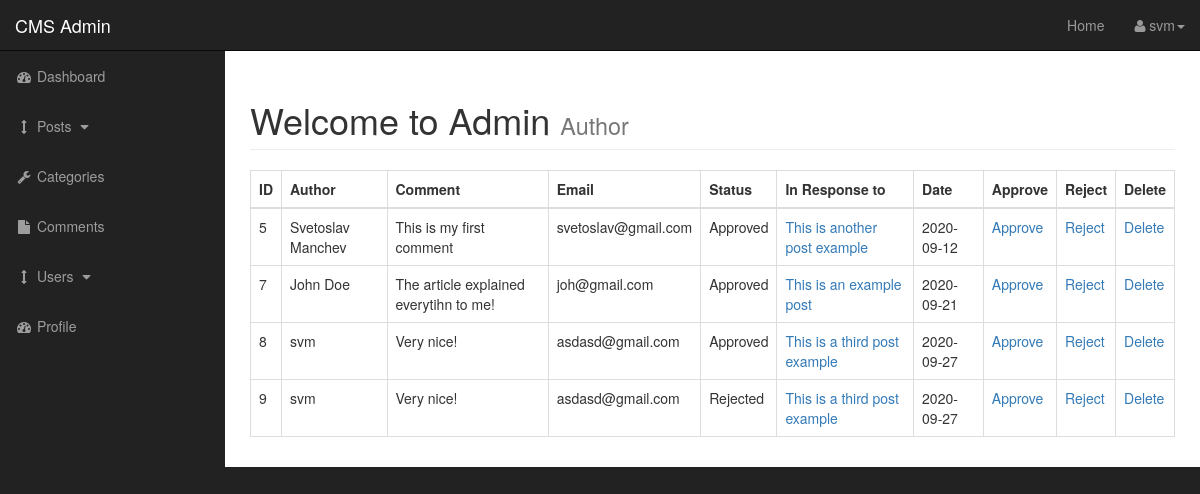
Before: /admin/comments.php (signed in) with the older database file.
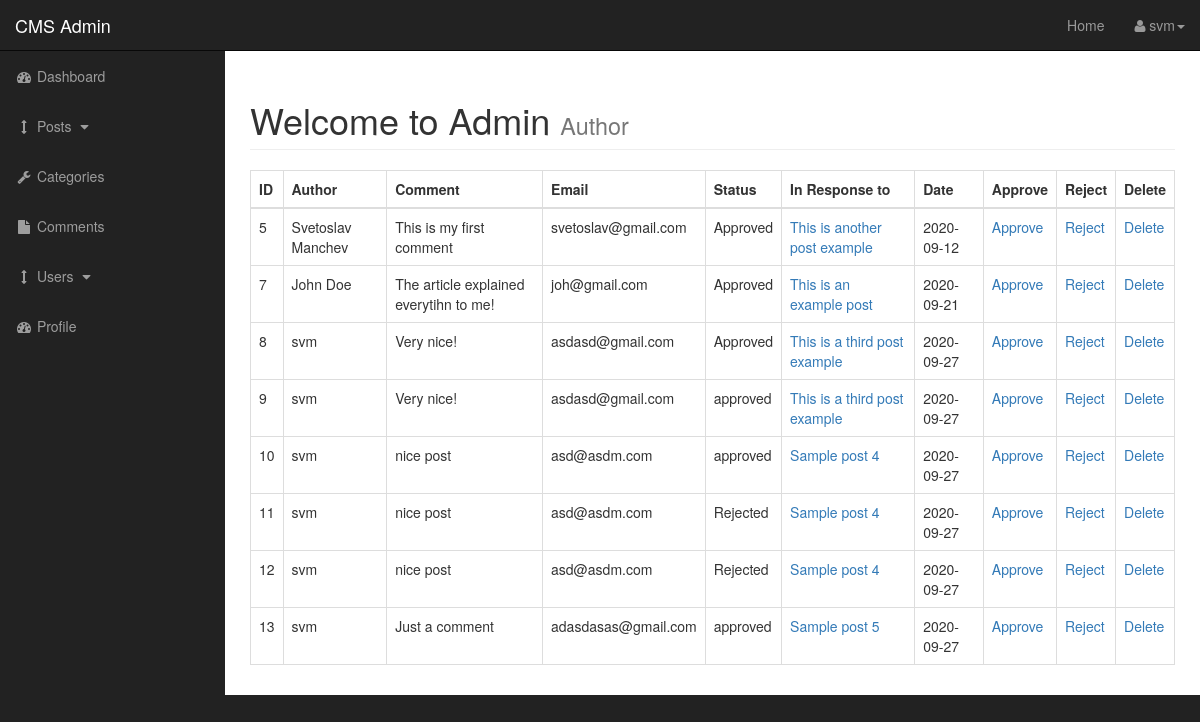
After: the same page with the newer database file.
### tables this page shows
CREATE TABLE `comments` (
  `comment_id` int(3) NOT NULL,
  `comment_post_id` int(3) NOT NULL,
  `comment_author` varchar(255) NOT NULL,
  `comment_email` varchar(255) NOT NULL,
  `comment_content` text NOT NULL,
  `comment_status` varchar(255) NOT NULL,
  `comment_date` date NOT NULL
);

CREATE TABLE `posts` (
  `post_id` int(11) NOT NULL,
  `post_category_id` int(11) NOT NULL,
  `post_title` varchar(255) NOT NULL,
  `post_author` varchar(255) NOT NULL,
  `post_date` date NOT NULL,
  `post_image` text NOT NULL,
  `post_content` text NOT NULL,
  `post_tags` varchar(255) NOT NULL,
  `post_comment_count` int(11) NOT NULL,
  `post_status` varchar(255) NOT NULL DEFAULT 'Draft'
);

### admin/includes/view_all_comments.php (the view, shortened to what this page needs)
<table class="table table-bordered table-hover">
    <thead>
        <tr>
            <th>ID</th>
            <th>Author</th>
            <th>Comment</th>
            <th>Email</th>
            <th>Status</th>
            <th>In Response to</th>
            <th>Date</th>
            <th>Approve</th>
            <th>Reject</th>
            <th>Delete</th>
        </tr>
    </thead>
    <tbody>
    <?php
    $query = "SELECT * FROM comments";
    $select_comments = mysqli_query($connection,$query);
    while($row = mysqli_fetch_assoc($select_comments)){
        $comment_id      = $row['comment_id'];
        $comment_post_id = $row['comment_post_id'];
        $comment_author  = $row['comment_author'];
        $comment_content = $row['comment_content'];
        $comment_email   = $row['comment_email'];
        $comment_status  = $row['comment_status'];
        $comment_date    = $row['comment_date'];
        echo "<tr>";
        echo "<td>$comment_id</td>";
        echo "<td>$comment_author</td>";
        echo "<td>$comment_content</td>";
        echo "<td>$comment_email</td>";
        echo "<td>$comment_status</td>";
        $query = "SELECT * FROM posts WHERE post_id = $comment_post_id";
        $select_post_id_query = mysqli_query($connection, $query);
        while($row = mysqli_fetch_assoc($select_post_id_query)){
            $post_id = $row['post_id'];
            $post_title = $row['post_title'];
            echo "<td><a href='../post.php?p_id=$post_id'>$post_title</a></td>";
        }
        echo "<td>$comment_date</td>";
        echo "<td><a href='comments.php?approve=$comment_id'>Approve</a></td>";
        echo "<td><a href='comments.php?reject=$comment_id'>Reject</a></td>";
        echo "<td><a href='comments.php?delete=$comment_id'>Delete</a></td>";
        echo "</tr>";
    }
    ?>
    </tbody>
</table>

### admin/includes/admin_header.php (shortened to what this page needs)
<!DOCTYPE html>
<html lang="en">
<head>
    <link href="css/bootstrap.min.css" rel="stylesheet">
    <link href="css/sb-admin.css" rel="stylesheet">
    <link href="font-awesome/css/font-awesome.min.css" rel="stylesheet" type="text/css">
</head>
<body>

### admin/comments.php (shortened to what this page needs)
<?php
    include "includes/admin_header.php";
?>
    <div id="wrapper">
        <?php include "includes/admin_navigation.php"; ?>
        <div id="page-wrapper">
            <div class="container-fluid">
                <div class="row">
                    <div class="col-lg-12">
                    <h1 class="page-header">
                            Welcome to Admin
                            <small>Author</small>
                        </h1>
                        <?php
                            if(isset($_GET['source'])){
                                $source = $_GET['source'];
                            } else {
                                $source = '';
                            }
                            switch($source){
                                default:
                                include "includes/view_all_comments.php";
                            }
                        ?>
                    </div>
                </div>
            </div>
        </div>
    </div>
</body>
</html>

### admin/includes/admin_navigation.php (shortened to what this page needs)
<nav class="navbar navbar-inverse navbar-fixed-top" role="navigation">
    <div class="navbar-header">
        <a class="navbar-brand" href="index.php">CMS Admin</a>
    </div>
    <ul class="nav navbar-right top-nav">
        <li><a href="../index.php">Home</a></li>
        <li class="dropdown">
            <a href="#" class="dropdown-toggle" data-toggle="dropdown"><i class="fa fa-user"></i> <?php echo $_SESSION['username']; ?><b class="caret"></b></a>
        </li>
    </ul>
    <div class="collapse navbar-collapse navbar-ex1-collapse">
        <ul class="nav navbar-nav side-nav">
            <li>
                <a href="index.php"><i class="fa fa-fw fa-dashboard"></i> Dashboard</a>
            </li>
            <li>
                <a href="javascript:;" data-toggle="collapse" data-target="#posts_dropdown"><i class="fa fa-fw fa-arrows-v"></i> Posts <i class="fa fa-fw fa-caret-down"></i></a>
            </li>
            <li>
                <a href="categories.php"><i class="fa fa-fw fa-wrench"></i> Categories</a>
            </li>
            <li class="">
                <a href="comments.php"><i class="fa fa-fw fa-file"></i> Comments</a>
            </li>
            <li>
                <a href="javascript:;" data-toggle="collapse" data-target="#demo"><i class="fa fa-fw fa-arrows-v"></i> Users <i class="fa fa-fw fa-caret-down"></i></a>
            </li>
            <li class="">
                <a href="profile.php"><i class="fa fa-fw fa-dashboard"></i> Profile</a>
            </li>
        </ul>
    </div>
</nav>

### admin/css/sb-admin.css (style rules this page uses)
body { margin-top: 100px; background-color: #222; }
@media (min-width:768px) { body { margin-top: 50px; } }
#wrapper { padding-left: 0; }
#page-wrapper { width: 100%; padding: 0; background-color: #fff; }
@media (min-width:768px) { #wrapper { padding-left: 225px; } }
@media (min-width:768px) { #page-wrapper { padding: 10px; } }
.top-nav { padding: 0 15px; }
.top-nav>li { display: inline-block; float: left; }
.top-nav>li>a { padding-top: 15px; padding-bottom: 15px; line-height: 20px; color: #999; }
@media (min-width:768px) { .side-nav { position: fixed; top: 51px; left: 225px; width: 225px; margin-left: -225px; border: none; border-radius: 0; overflow-y: auto; background-color: #222; } }
@media (min-width:768px) { .side-nav>li>a { width: 225px; } }

Changed rows visible on the page:
changed comments id 9: comment_status "Rejected" → "approved"
added comments: comment_id "10", comment_author "svm", comment_content "nice post", comment_email "asd@asdm.com", comment_status "approved", comment_date "2020-09-27"
added posts: post_title "Sample post 4"
added comments: comment_id "11", comment_author "svm", comment_content "nice post", comment_email "asd@asdm.com", comment_status "Rejected", comment_date "2020-09-27"
added comments: comment_id "12", comment_author "svm", comment_content "nice post", comment_email "asd@asdm.com", comment_status "Rejected", comment_date "2020-09-27"
added comments: comment_id "13", comment_author "svm", comment_content "Just a comment", comment_email "adasdasas@gmail.com", comment_status "approved", comment_date "2020-09-27"
added posts: post_title "Sample post 5", shown under "13"
